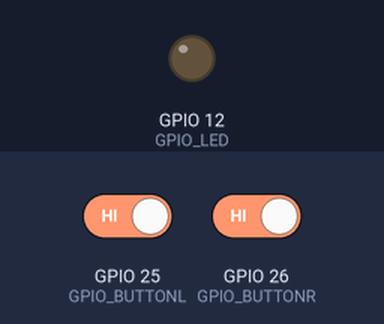
Simulated run of this sketch. Board: ESP32. Parts: output pins drawn as LEDs (lit = HIGH). The test bench sets the inputs (shaded band); at power-on: GPIO 25 (GPIO_BUTTONL) HIGH, GPIO 26 (GPIO_BUTTONR) HIGH. What the sketch prints to the serial monitor is not drawn.

Above: at 3.2 s.
3.3 s: GPIO 25 (GPIO_BUTTONL) driven LOW and GPIO 26 (GPIO_BUTTONR) driven LOW
At 3.9 s:
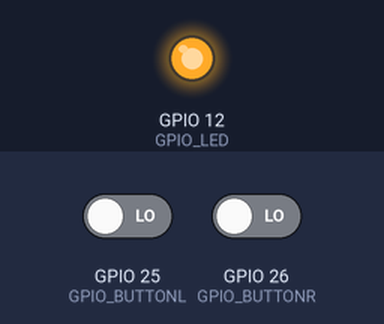
4.8 s: GPIO 25 (GPIO_BUTTONL) driven HIGH
At 6.0 s:
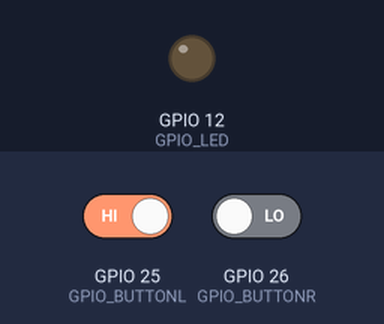
6.3 s: GPIO 25 (GPIO_BUTTONL) driven LOW
At 7.3 s:
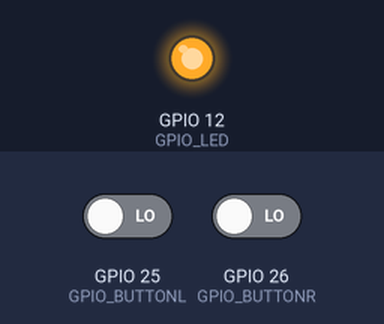
Timing chart, 0 to 9.3 s (numbered marks = the images above; inputs shaded):
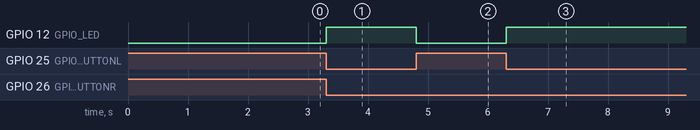

The sketch:

press2.ino
```cpp
// (licence header left out)
// LED is active high
#define GPIO_LED      12
#define GPIO_BUTTONL  25
#define GPIO_BUTTONR  26

static QueueHandle_t queue;
static const int reset_press = -998;

//
// Button Debouncing task:
//
static void debounce_task(void *argp) {
  unsigned button_gpio = *(unsigned*)argp;
  uint32_t level, state = 0;
  uint32_t mask = 0x7FFFFFFF;
  int event, last = -999;

  for (;;) {
    level = !digitalRead(button_gpio);
    state = (state << 1) | level;
    if ( (state & mask) == mask )
      event = button_gpio;  // Press
    else
      event = -button_gpio; // Release

    if ( event != last ) {
      if ( xQueueSendToBack(queue,&event,0) == pdPASS ) {
        last = event;
      } else if ( event < 0 ) {
        // Queue full, and we need to send a
	      // button release event. Send a reset_press
	      // event.
        do {
          xQueueReset(queue); // Empty queue
        } while ( xQueueSendToBack(queue,&reset_press,0) != pdPASS );
        last = event;
        printf("RESET\n");
      }
    }
    taskYIELD();
  }
}

//
// Hydraulic Press Task (LED)
//
static void press_task(void *argp) {
  static const uint32_t enable = (1 << GPIO_BUTTONL)
    | (1 << GPIO_BUTTONR);
  BaseType_t s;
  int event;
  uint32_t state = 0;

  // Make sure press is OFF
  digitalWrite(GPIO_LED,LOW);

  delay(10);

  for (;;) {
    s = xQueueReceive(
      queue,
      &event,
      portMAX_DELAY
    );
    assert(s == pdPASS);

    if ( event == reset_press ) {
      digitalWrite(GPIO_LED,LOW);
      state = 0;  printf("RESET!!\n");
      continue;
    }

    if ( event >= 0 ) {
      // Button press
      state |= 1 << event;
    } else {
      // Button release
      state &= ~(1 << -event);
    }

    if ( state == enable ) {
      // Activate press when both
      // Left and Right buttons are
      // pressed.
      digitalWrite(GPIO_LED,HIGH);
    } else {
      // Deactivate press
      digitalWrite(GPIO_LED,LOW);
    }
  }
}

//
// Initialization:
//
void setup() {
  int app_cpu = xPortGetCoreID();
  static int left = GPIO_BUTTONL;
  static int right = GPIO_BUTTONR;
  TaskHandle_t h;
  BaseType_t rc;

  delay(2000);          // Allow USB to connect
  queue = xQueueCreate(1,sizeof(int));
  assert(queue);

  pinMode(GPIO_LED,OUTPUT);
  pinMode(GPIO_BUTTONL,INPUT_PULLUP);
  pinMode(GPIO_BUTTONR,INPUT_PULLUP);

  rc = xTaskCreatePinnedToCore(
    debounce_task,
    "debounceL",
    2048,     // Stack size
    &left,    // Left button gpio
    1,        // Priority
    &h,       // Task handle
    app_cpu   // CPU
  );
  assert(rc == pdPASS);
  assert(h);

  rc = xTaskCreatePinnedToCore(
    debounce_task,
    "debounceR",
    2048,     // Stack size
    &right,   // Right button gpio
    1,        // Priority
    &h,       // Task handle
    app_cpu   // CPU
  );
  assert(rc == pdPASS);
  assert(h);

  rc = xTaskCreatePinnedToCore(
    press_task,
    "led",
    2048,     // Stack size
    nullptr,  // Not used
    1,        // Priority
    &h,       // Task handle
    app_cpu   // CPU
  );
  assert(rc == pdPASS);
  assert(h);
}

// Not used:
void loop() {
  vTaskDelete(nullptr);
}
```

Measured:
- after the input at 3.3 s, GPIO 12 (GPIO_LED): LOW → HIGH at once
- after the input at 4.8 s, GPIO 12 (GPIO_LED): HIGH → LOW at once
- after the input at 6.3 s, GPIO 12 (GPIO_LED): LOW → HIGH at once
